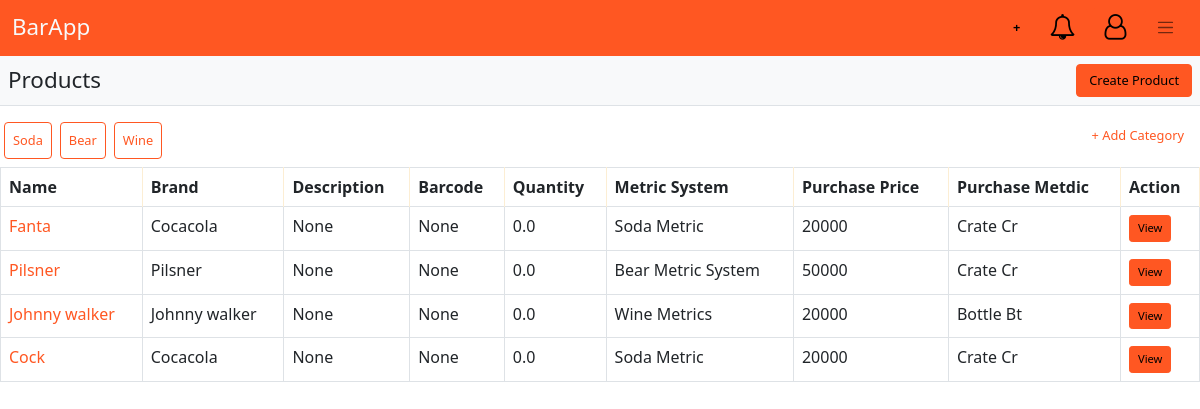
The page /products on the database as committed earlier.
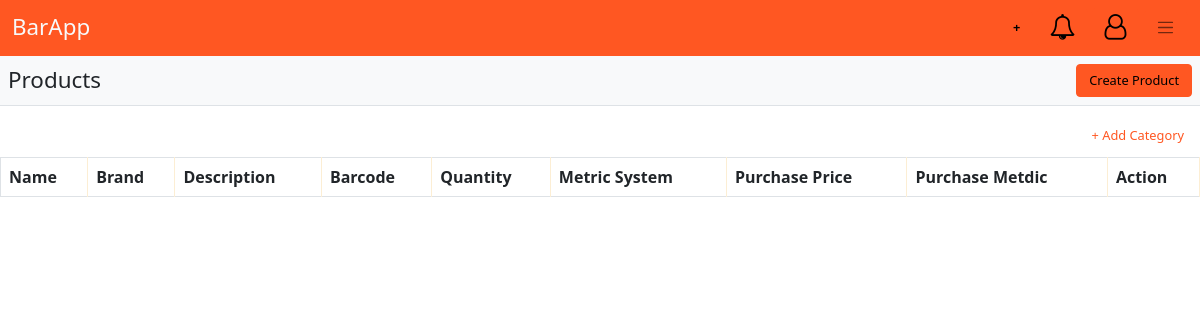
The same page on the database as committed later.
### bar/models.py (models this page shows, shortened)
class TimeStampedModel(models.Model):
	created_at = models.DateTimeField(auto_now_add=True)
	updated_at = models.DateTimeField(auto_now=True)
	class Meta:
		abstract = True

class Category(TimeStampedModel):
	name = models.CharField(max_length=128, unique=True)
	products = models.ManyToManyField(Product, through='ProductCategories', through_fields=('category', 'product'))
	def __str__(self):
		return self.name

class Product(TimeStampedModel):
	name = models.CharField(max_length=128)
	brand = models.CharField(max_length=128)
	description = models.CharField(max_length=2048, null=True)
	barcode = models.CharField(max_length=128, null=True, unique=True)
	quantity = models.FloatField(default=0)
	purchase_price = models.IntegerField(null=True)
	metric_system = models.ForeignKey(MetricSystem, null=True, on_delete=models.SET_NULL)
	purchase_metric = models.ForeignKey(Metric, null=True, on_delete=models.SET_NULL)
	categories = models.ManyToManyField('Category', through='ProductCategories', through_fields=('product', 'category'))

class MetricSystem(TimeStampedModel):
	name = models.CharField(max_length=128)
	is_standard = models.BooleanField(default=False)
	def __str__(self):
		return self.name

class Metric(TimeStampedModel):
	unit = models.CharField(max_length=128)
	symbol = models.CharField(max_length=64)
	multiplier = models.FloatField()
	metric_system = models.ForeignKey(MetricSystem, on_delete=models.CASCADE)
	def __str__(self):
		return f"{self.unit} {self.symbol}"

### bar/views/product.py (the view)
# urls.py: path('products', ProductsPageView.as_view(), name='get_products'),
class ProductsPageView(TemplateView):
	template_name = "product/products.html"
	def get_context_data(self, ** kwargs):
		context = super().get_context_data(**kwargs)
		create_category_form = CreateCategoryForm()
		context['products'] = Product.objects.all()
		context['categories'] = Category.objects.all()
		return context

### bar/templates/product/products.html (shortened to what this page needs)
{% extends 'base.html' %}
{% load app_tags %}
{% block body %}
	<div id="app">
        {% include 'index/nav.html' %}
    </div>
    <div class="d-flex bg-light p-2 justify-content-between  border-bottom mb-2">
        <h3 class="my-auto">Products</h3>
        <a href="{% url 'bar:create_product' %}" class="btn btn-primary">Create Product</a>
    </div>
    {% include 'category/categories.html' %}
    <div class="overflow-auto">
        <table class="table table-bordered table-hover">
        	<thead>
        		<th>Name</th>
        		<th>Brand</th>
        		<th>Description</th>
        		<th>Barcode</th>
        		<th>Quantity</th>
        		<th>Metric System</th>
        		<th>Purchase Price</th>
                <th>Purchase Metdic</th>
        		<th>Action</th>
        	</thead>
        	<tbody>
        		{% for product in products %}
        		<tr>
                    <td><a href="{% url 'bar:get_product' id=product.id %}" class="nav-link p-0">{{product.name}}</a></td>
        			<td>{{product.brand}}</td>
        			<td>{{product.description}}</td>
        			<td>{{product.barcode}}</td>
        			<td>{{product.quantity}}</td>
        			<td>{{product.metric_system}}</td>
        			<td>{{product.purchase_price}}</td>
                    <td>{{product.purchase_metric}}</td>
        			<td><a href="{% url 'bar:get_product' id=product.id %}" class="btn btn-primary btn-sm">View</a></td>
        		</tr>
        		{% endfor %}
        	</tbody>
        </table>
    </div>
{% endblock %}

### bar/templates/base.html (shortened to what this page needs)
{% load staticfiles %}
<html>
	<head>
		<link rel="stylesheet" type="text/css" href="{% static 'css/style.css' %}">
		<link rel="stylesheet" type="text/css" href="{% static 'css/bs5.min.css' %}">
		<link rel="stylesheet" type="text/css" href="{% static 'css/font-awesome.min.css' %}">
	</head>
	<body>
		{% block body %}
		{% endblock %}
	</body>
</html>

### bar/templates/index/nav.html (shortened to what this page needs)
{% load static %}
<nav class="navbar navbar-expand-lg navbar-light bg-primary text-light">
    <div class="container-fluid">
        <div class="my-auto">
            <h3 class="d-inline m-0" href="">BarApp</h3>
        </div>
        <div>
            <a href="{% url 'bar:create_orders' %}" class="btn btn-primary f-10"><strong>+</strong></span></a>
            <a href="{% url 'bar:orders' %}" class="btn btn-primary"><span class="fa fa-bell-o fa-2x"></span></a>
            <a href="{% url 'bar:get_current_user_profile' %}" class="btn btn-primary"><span class="fa fa-user-o fa-2x"></span></a>
            <button class="btn btn-primary" type="button" data-bs-toggle="offcanvas" data-bs-target="#offcanvasRight" aria-controls="offcanvasRight"><span class="navbar-toggler-icon"></span></button>
        </div>
    </div>
</nav>

### bar/templates/category/categories.html
<div class="d-flex justify-content-between flex-nowrap py-1 overflow-auto hide-scroll">
	<div class="d-flex flex-nowrap py-1 overflow-auto hide-scroll">
		{% for category in categories %}
	 	<a href="{% url 'bar:get_category' id=category.id %}" class="p-2 mx-1 btn btn-outline-primary text-nowrap">
	 		{{category}}
	 	</a>
	 	{% endfor %}
	</div>
 	<a href="{% url 'bar:create_category' %}" class="nav-link" >+ Add Category</a>
</div>

### bar/static/css/style.css (style rules this page uses)
.table th { background-color: rgb(250, 151, 3) }
.table th { border-right: 2px solid rgb(252, 238, 212); }

Rows that differ between the two databases and show on the page:
removed Category: name "Soda"
removed Category: name "Bear"
removed Category: name "Wine"
removed Product: name "Fanta", brand "Cocacola", description "None", barcode "None", quantity "0.0", metric_system "Soda Metric", purchase_price "20000", purchase_metric "Crate Cr"
removed Product: name "Pilsner", brand "Pilsner", description "None", barcode "None", quantity "0.0", metric_system "Bear Metric System", purchase_price "50000", purchase_metric "Crate Cr"
removed Product: name "Johnny walker", brand "Johnny walker", description "None", barcode "None", quantity "0.0", metric_system "Wine Metrics", purchase_price "20000", purchase_metric "Bottle Bt"
removed Product: name "Cock", brand "Cocacola", description "None", barcode "None", quantity "0.0", metric_system "Soda Metric", purchase_price "20000", purchase_metric "Crate Cr"
